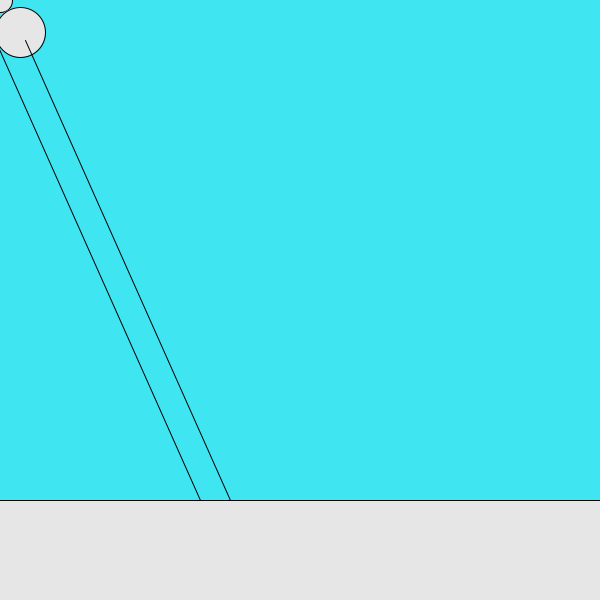
Frame 1 (no input)
Frame 60 (the mouse pressed at the canvas centre just before this capture): identical to frame 1, image omitted
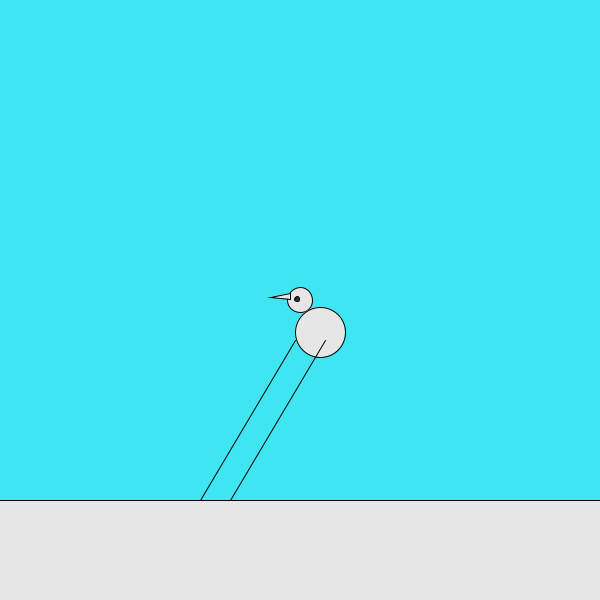
Frame 120 (the mouse held since frame 60 and released just before this capture)

The Processing sketch that drew these frames (run headless with seeded random() and noise(); from frame 60 on, the mouse is pressed at the canvas centre):

// Processing sketch: bird
// ── bird.pde
void setup(){
  size(600,600);
}

void draw(){
  background (64, 229, 242); 
  drawBird(mouseX, mouseY); 
  rect(-10, 500, 650, 200); 
  
}

void drawBird(float x, float y){
  drawHead(x,y);
  drawBody(x,y); 
  drawEye(x,y); 
  drawBeak(x,y); 
  drawLegs(x,y); 
  
}

void drawHead(float x, float y) {
  strokeWeight(1); 
  fill(230); 
  ellipse(x, y, 25, 25); 
}

void drawBody(float x, float y){
  strokeWeight(1); 
  fill(230); 
  ellipse(x + 20, y + 32, 50, 50); 
}

void drawEye(float x,float y){
  strokeWeight(1);
  fill(50);
  ellipse(x -3, y - 1, 5, 5); 
}

void drawBeak(float x, float y){
  strokeWeight(1);
  fill(230); 
  triangle(x - 10, y - 1, x - 30, y - 3, x - 10, y - 7); 
}

void drawLegs(float x, float y){
  strokeWeight(1); 
  line(x - 5, y + 40 , 200, 500); 
  line(x + 25, y + 40 , 230, 500); 
}
